Frame 1 (no input): blank canvas, image omitted
Frame 60 (the mouse pressed at the canvas centre just before this capture): blank canvas, image omitted
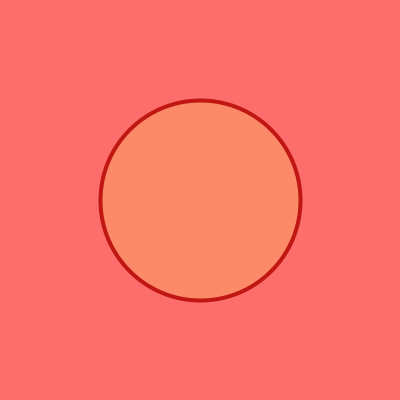
Frame 120 (the mouse held since frame 60 and released just before this capture)

The Processing sketch whose frames 1 and 60 were blank and that drew this single picture after the mouse press (run headless with seeded random() and noise(); from frame 60 on, the mouse is pressed at the canvas centre):

// Processing sketch: processing_140406
// ── processing_140406.pde

// ungeschminkt / natural / frisch
// AW, March 2014
 
color c1,c2,c3; // Füllfarbe, Linienfarbe, Hintergrundfarbe
 
void setup() {
  defineColors();
  background(c2);
  size(400,400);
  strokeWeight(4); 
}
 
void draw() {
  fill(c1);
  stroke(c3);
  ellipse(mouseX, mouseY, abs(mouseX-pmouseX), abs(mouseX-pmouseX));
}
   
void defineColors() {
   c1 = color(252,138,104);
   c2 = color(253,109,108);
   
   c3 = color(192,23,18); 
}
